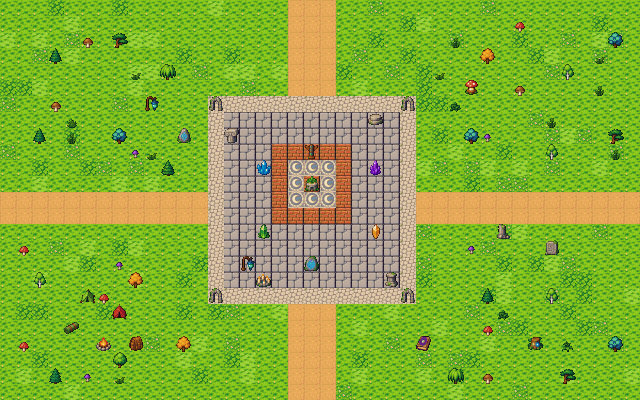

This is a level from a 2D game, rendered from its Tiled map with the project's own tilesets. A one-line summary and the map file follow, with tile-layer data summarised:
An orthogonal 40x25 tile map with 16x16 px tiles, 5 tile layers (Ground, Paths, Architecture, Details, ...).

<map version="1.10" orientation="orthogonal" renderorder="right-down" width="40" height="25" tilewidth="16" tileheight="16" infinite="0" nextlayerid="6" nextobjectid="1">
  <tileset firstgid="1" source="../Tiled/Exterior-Small-Summer-Fantasy-600.tsx" />
  <layer id="1" name="Ground" width="40" height="25">
    <data>[1000 cells, 1000 non-empty, 4 distinct tile ids]</data>
  </layer>
  <layer id="2" name="Paths" width="40" height="25">
    <data>[1000 cells, 259 non-empty, 3 distinct tile ids]</data>
  </layer>
  <layer id="3" name="Architecture" width="40" height="25">
    <data>[1000 cells, 25 non-empty, 1 distinct tile ids]</data>
  </layer>
  <layer id="4" name="Details" width="40" height="25">
    <data>[1000 cells, 36 non-empty, 25 distinct tile ids]</data>
  </layer>
  <layer id="5" name="Vegetation" width="40" height="25">
    <data>[1000 cells, 50 non-empty, 17 distinct tile ids]</data>
  </layer>
</map>
